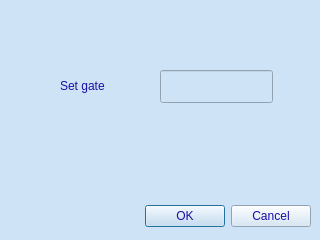
<?xml version="1.0" encoding="UTF-8"?>
<ui version="4.0">
 <class>GateDialog</class>
 <widget class="QDialog" name="GateDialog">
  <property name="geometry">
   <rect>
    <x>0</x>
    <y>0</y>
    <width>320</width>
    <height>240</height>
   </rect>
  </property>
  <property name="windowTitle">
   <string>Dialog</string>
  </property>
  <property name="styleSheet">
   <string notr="true">background-color: rgb(206, 227, 246);
font: 75 italic bold 14pt &quot;Liberation Serif&quot;;
color:rgb(26, 14, 165)</string>
  </property>
  <widget class="QDialogButtonBox" name="buttonBox">
   <property name="geometry">
    <rect>
     <x>10</x>
     <y>200</y>
     <width>301</width>
     <height>32</height>
    </rect>
   </property>
   <property name="orientation">
    <enum>Qt::Horizontal</enum>
   </property>
   <property name="standardButtons">
    <set>QDialogButtonBox::Cancel|QDialogButtonBox::Ok</set>
   </property>
  </widget>
  <widget class="QLineEdit" name="lineEdit">
   <property name="geometry">
    <rect>
     <x>160</x>
     <y>70</y>
     <width>113</width>
     <height>33</height>
    </rect>
   </property>
   <property name="autoFillBackground">
    <bool>false</bool>
   </property>
  </widget>
  <widget class="QLabel" name="label">
   <property name="geometry">
    <rect>
     <x>60</x>
     <y>70</y>
     <width>81</width>
     <height>31</height>
    </rect>
   </property>
   <property name="styleSheet">
    <string notr="true">font: Italic Bold 14pt &quot;Cantarell&quot;;</string>
   </property>
   <property name="text">
    <string>Set gate</string>
   </property>
  </widget>
 </widget>
 <resources/>
 <connections>
  <connection>
   <sender>buttonBox</sender>
   <signal>accepted()</signal>
   <receiver>GateDialog</receiver>
   <slot>accept()</slot>
   <hints>
    <hint type="sourcelabel">
     <x>248</x>
     <y>254</y>
    </hint>
    <hint type="destinationlabel">
     <x>157</x>
     <y>274</y>
    </hint>
   </hints>
  </connection>
  <connection>
   <sender>buttonBox</sender>
   <signal>rejected()</signal>
   <receiver>GateDialog</receiver>
   <slot>reject()</slot>
   <hints>
    <hint type="sourcelabel">
     <x>316</x>
     <y>260</y>
    </hint>
    <hint type="destinationlabel">
     <x>286</x>
     <y>274</y>
    </hint>
   </hints>
  </connection>
 </connections>
</ui>
